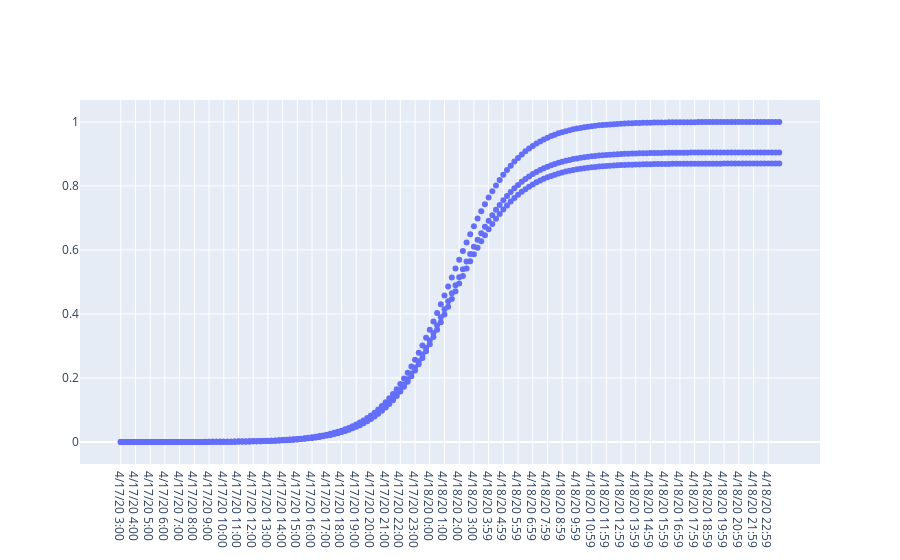

The cell this chart's notebook holds for it:
### Code cell
import plotly.graph_objects as go

fig = go.Figure()

fig.add_trace(go.Scatter(x=green.Timestamp, y=green['Fluorescence-Red'],
                    mode='markers',
                    name='Greenhouse'))

### Figure 1 — Plotly figure (JSON) as saved in the notebook; plotly's stock layout.template omitted (floating-point values rounded to 4 significant figures; data arrays with more than 128 entries replaced by an {"elided": "..."} marker saying what was removed)
{"data": [{"mode": "markers", "name": "Greenhouse", "type": "scatter", "x": {"elided": "540 str values"}, "y": {"elided": "540 float values"}}], "layout": {}}
